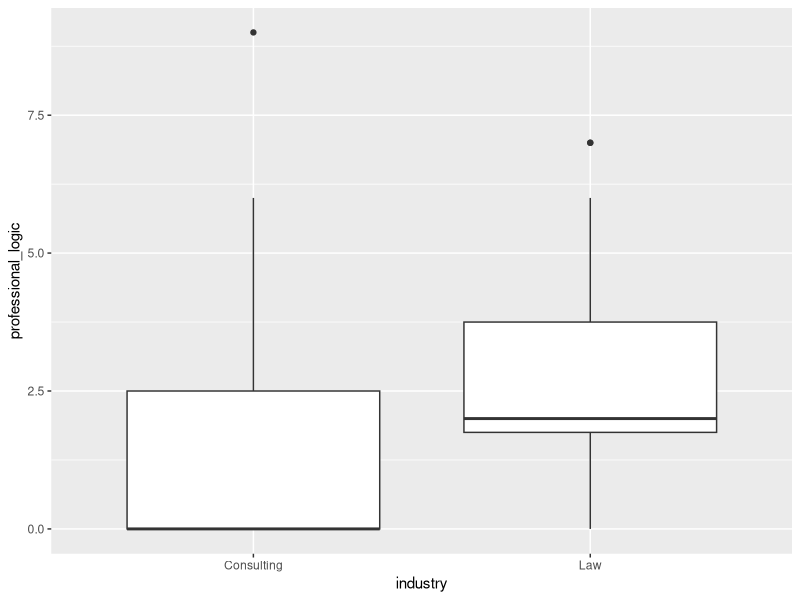

R code for this plot:
## ---- chunk 1
library(tidyverse)
library(knitr)
library(tidytext)
library(ggplot2)

matrix_data <- read_csv("data_processed/firm_value_matrix.csv")
topic_essence <- read_csv("data_processed/lda_topic_summary.csv")
## ---- chunk 2
#| label: tbl-logic
#| tbl-cap: "Table 1: Mean Value Scores by Industry"

industry_comparison <- matrix_data %>% 
  group_by(industry) %>% 
  summarise(
    Professional = round(mean(professional_logic, na.rm = TRUE), 2), 
    Commercial = round(mean(commercial_logic, na.rm = TRUE), 2), 
    Innovation = round(mean(innovation_logic, na.rm = TRUE), 2)
  )

knitr::kable(industry_comparison)
## ---- chunk 3
#| label: fig-logic
#| fig-cap: "Figure 1: Comparison of Organizational Identity Logics"
#| echo: false

ggplot(matrix_data, aes(x = industry, y = professional_logic)) +
  geom_boxplot()
## ---- chunk 4
#| label: tbl-topics
#| tbl-cap: "Table 2: Top 10 Terms per Latent Topic"

knitr::kable(topic_essence)
